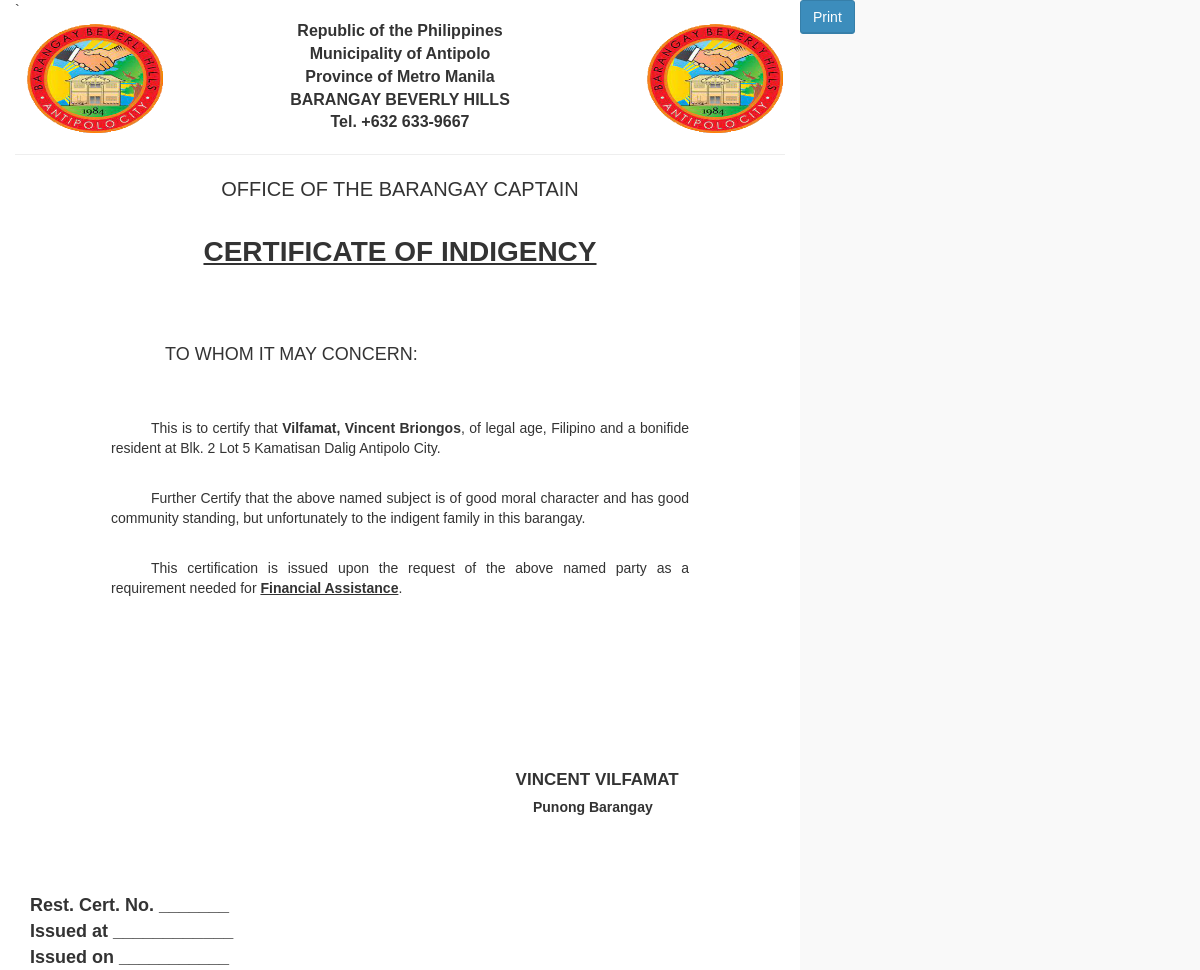
Screenshot of /indigency_form.php?id_resident=23 with the database file from the repository.
### tables this page shows
CREATE TABLE `tbl_indigency` (
  `id_indigency` int(11) NOT NULL,
  `id_resident` int(11) NOT NULL,
  `lname` varchar(255) NOT NULL,
  `fname` varchar(255) NOT NULL,
  `mi` varchar(255) NOT NULL,
  `nationality` varchar(255) NOT NULL,
  `houseno` varchar(255) NOT NULL,
  `street` varchar(255) NOT NULL,
  `brgy` varchar(255) NOT NULL,
  `municipal` varchar(255) NOT NULL,
  `purpose` varchar(255) DEFAULT NULL,
  `date` date NOT NULL
);

### classes/main.class.php (called while the page is built, shortened)
<?php
class BMISClass {
    protected $server = "mysql:host=localhost;dbname=bmis";
    protected $user = "root";
    protected $pass = "";
    protected $options = array(PDO::ATTR_ERRMODE => PDO::ERRMODE_EXCEPTION, PDO::ATTR_DEFAULT_FETCH_MODE => PDO::FETCH_ASSOC);
    public function openConn() {
        try {
            $this->con = new PDO($this->server, $this->user, $this->pass, $this->options);
            return $this->con;
        }
        catch(PDOException $e) {
            echo "Datbase Connection Error! ", $e->getMessage();
        }
    }
    public function get_single_certofindigency($id_resident){
        $id_resident = $_GET['id_resident'];
        $connection = $this->openConn();
        $stmt = $connection->prepare("SELECT * FROM tbl_indigency where id_resident = ?");
        $stmt->execute([$id_resident]);
        $resident = $stmt->fetch();
        $total = $stmt->rowCount();
        if($total > 0 )  {
            return $resident;
        }
        else{
            return false;
        }
    }
}
?>

### indigency_form.php (the view, shortened to what this page needs)
<?php
require('classes/resident.class.php');
$id_resident = $_GET['id_resident'];
$resident = $residentbmis->get_single_certofindigency($id_resident);
  ?>
<!DOCTYPE html>
<html id="clearance">
 <head>
    <link href="../BarangaySystem/bootstrap/css/bootstrap.min.css" rel="stylesheet" type="text/css" />
    <link href="../BarangaySystem/bootstrap/css/font-awesome.min.css" rel="stylesheet" type="text/css" />
    <link href="../BarangaySystem/bootstrap/css/ionicons.min.css" rel="stylesheet" type="text/css" />
    <link href="../BarangaySystem/bootstrap/css/morris-0.4.3.min.css" rel="stylesheet" type="text/css" />
    <link href="../BarangaySystem/bootstrap/css/AdminLTE.css" rel="stylesheet" type="text/css" />
    <link href="./BarangaySystem/bootstrap/css/dataTables.bootstrap.css" rel="stylesheet" type="text/css" />
    <link href="../BarangaySystem/bootstrap/css/select2.css" rel="stylesheet" type="text/css" />
</head>
 <body class="skin-black" >
                <div class="col-xs-12 col-sm-5 col-md-8" style="background: white;  ">`
                    <div class="pull-center" style="font-size: 16px;text-align: center;"><b>
                    <image src="../BarangaySystem/icons/beverlylogo.png"  ALIGN="left" style="width:150px;height:120px;"></image>
                    <image src="../BarangaySystem/icons/beverlylogo.png"  ALIGN="right" style="width:150px;height:120px;"></image>
                        Republic of the Philippines<br>
                        Municipality of Antipolo<br>
                        Province of Metro Manila<br>
                        BARANGAY BEVERLY HILLS<br>
                        Tel. +632 633-9667<br></b>
                    </div>
                    <hr>
                    <div class="col-xs-12 col-sm-6 col-md-12" style="padding-left: 96px;padding-right: 96px;" >
                        <p class="text-center" style="font-size: 20px; font-size:bold;">OFFICE OF THE BARANGAY CAPTAIN<br><br><b style="font-size: 28px;"><ins>CERTIFICATE OF INDIGENCY</ins></b></p> <br><br><br>
                        <p style="font-size: 18px; padding-left:3em;">TO WHOM IT MAY CONCERN:</p> <br><br>
                        <p style="text-indent:40px;text-align: justify;">This is to certify that <b><?= $resident['lname'];?>, <?= $resident['fname'];?> <?= $resident['mi'];?></b>, of legal age, <?= $resident['nationality'];?> and
                        a bonifide resident at <?= $resident['houseno'];?> <?= $resident['street'];?> <?= $resident['brgy'];?> <?= $resident['municipal'];?>.</p><br>
                        <p style="text-indent:40px;text-align: justify;">Further Certify that the above named subject is of good moral character and has
                        good community standing, but unfortunately to the indigent family in this barangay.
                        </p><br>
                        <p style="text-indent:40px;text-align: justify;">This certification is issued upon the request of the above named party as a
                        requirement needed for <b><ins><?= $resident['purpose'];?></ins></b>.
                        </p>
                        <br><br><br><br><br><br><br><br>
                        <label style="font-size:17px;margin-left:70%;"><b>VINCENT VILFAMAT</b>  </label><br>
                        <label style=" text-align: center;margin-left:73%">Punong Barangay</label>
                    </div>
                <div class="col-xs-offset-8 col-xs-5 col-md-offset-8 col-md-4 "  >
                </div>
                <div class="col-xs-8 col-md-4" style="margin-top: 5em;">
                <b style="font-size:18px;">Rest. Cert. No. _______<br>
                <span style=" text-align: center;">Issued at ____________</span><br>
                <span style=" text-align: center;">Issued on ___________</span></b>
                </div>
            </div>
    <button class="btn btn-primary noprint" id="printpagebutton" onclick="PrintElem('#clearance')">Print</button>
    </body>
</html>

### rows the page displays
tbl_indigency: lname "Vilfamat", fname "Vincent", mi "Briongos", nationality "Filipino", houseno "Blk. 2 Lot 5", street "Kamatisan", brgy "Dalig", municipal "Antipolo City", purpose "Financial Assistance"
